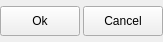
<?xml version="1.0" encoding="UTF-8"?>
<ui version="4.0">
 <class>bili_area_tool</class>
 <widget class="QWidget" name="bili_area_tool">
  <property name="geometry">
   <rect>
    <x>0</x>
    <y>0</y>
    <width>163</width>
    <height>42</height>
   </rect>
  </property>
  <property name="windowTitle">
   <string>bili_area_tool</string>
  </property>
  <layout class="QHBoxLayout" name="horizontalLayout">
   <property name="spacing">
    <number>3</number>
   </property>
   <property name="leftMargin">
    <number>0</number>
   </property>
   <property name="topMargin">
    <number>6</number>
   </property>
   <property name="rightMargin">
    <number>0</number>
   </property>
   <property name="bottomMargin">
    <number>6</number>
   </property>
   <item>
    <widget class="QPushButton" name="OkBtn">
     <property name="minimumSize">
      <size>
       <width>80</width>
       <height>30</height>
      </size>
     </property>
     <property name="maximumSize">
      <size>
       <width>80</width>
       <height>30</height>
      </size>
     </property>
     <property name="text">
      <string>Ok</string>
     </property>
    </widget>
   </item>
   <item>
    <widget class="QPushButton" name="CancelBtn">
     <property name="minimumSize">
      <size>
       <width>80</width>
       <height>30</height>
      </size>
     </property>
     <property name="maximumSize">
      <size>
       <width>80</width>
       <height>30</height>
      </size>
     </property>
     <property name="text">
      <string>Cancel</string>
     </property>
    </widget>
   </item>
  </layout>
 </widget>
 <layoutdefault spacing="6" margin="11"/>
 <resources/>
 <connections/>
</ui>
